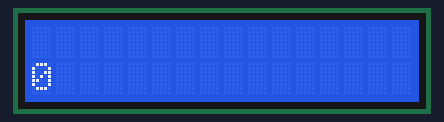
A sketch run on a simulated Arduino Uno, built for the host (arithmetic inside an expression is 32-bit, double 64-bit). Parts: 16×2 character LCD. WiFi joins after 1.5 s; servers stay silent unless stated.

Above: at 0.1 s.
At 4.1 s:
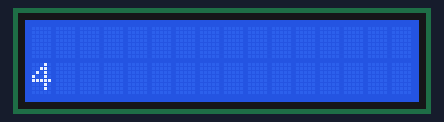
At 9.1 s:
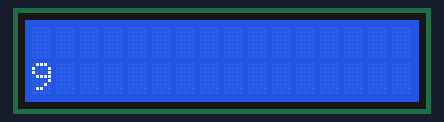
At 19.1 s:
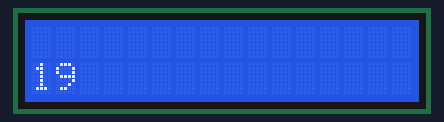
At 29.1 s:
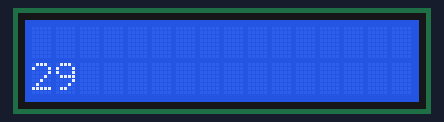
At 39.1 s:
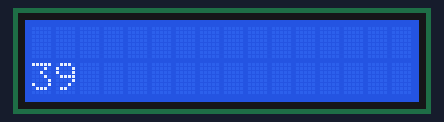

The sketch:

UDPStringLCD.ino
```cpp
#include <LiquidCrystal.h>
#include <SPI.h>         // needed for Arduino versions later than 0018
#include <Ethernet.h>
#include <EthernetUdp.h>         // UDP library from: bjoern@cs.stanford.edu 12/30/2008

// Enter a MAC address and IP address for your controller below.
// The IP address will be dependent on your local network:
byte mac[] = {
  0xDE, 0xAD, 0xBE, 0xEF, 0xFE, 0xED };
IPAddress ip(192, 168, 1, 237);
unsigned int localPort = 7000;      // local port to listen on
// initialize the library with the numbers of the interface pins
LiquidCrystal lcd(12, 11, 5, 4, 3, 2);
char packetBuffer[UDP_TX_PACKET_MAX_SIZE]; //buffer to hold incoming packet,
char ReplyBuffer[50];

EthernetUDP Udp;

void setup() {
  // set up the LCD's number of columns and rows:
  lcd.begin(16, 2);
  // Print a message to the LCD.
  Ethernet.begin(mac,ip);
  Udp.begin(localPort);
  lcd.print("");
}

void loop() {
  // set the cursor to column 0, line 1
  // (note: line 1 is the second row, since counting begins with 0):
  lcd.setCursor(0, 1);
  // print the number of seconds since reset:
  lcd.print(millis()/1000);

  int packetSize = Udp.parsePacket();
  if(packetSize)
  {
    // read the packet into packetBufffer
    Udp.read(packetBuffer,UDP_TX_PACKET_MAX_SIZE);
    // send a reply, to the IP address and port that sent us the packet we received.
    Udp.beginPacket(Udp.remoteIP(), 7001);
    lcd.print(packetBuffer);
    String msg = String(packetBuffer);
    String reply = String("Displaying message: " + msg);
    reply.toCharArray(ReplyBuffer,100);
    Udp.write(ReplyBuffer);
    Udp.endPacket();
  }
}
```

Measured:
- what the display in image 0 shows lasts 0.9 s, from 0.1 s to 1.0 s
- what the display in image 1 shows lasts 1.0 s, from 4.0 s to 5.0 s
